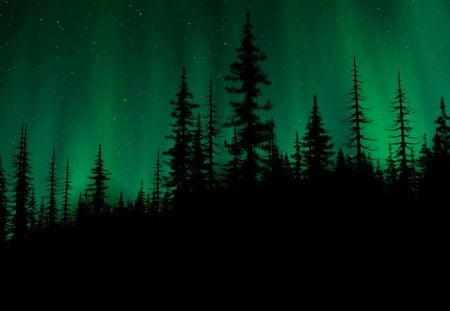
#> input picture dark.jpg, 450 x 311 px
$ python gray_hist.py
#> lines starting #> are read from the running program, lines starting #| are printed output that depends on the picture

import cv2
import matplotlib.pyplot as plt
import numpy


image1 = cv2.imread('dark.jpg')
#> image1 is the input picture: shape (311, 450, 3); mean B, G, R 23.1, 39.8, 2.4
image2 = cv2.imread('dc.jpg')
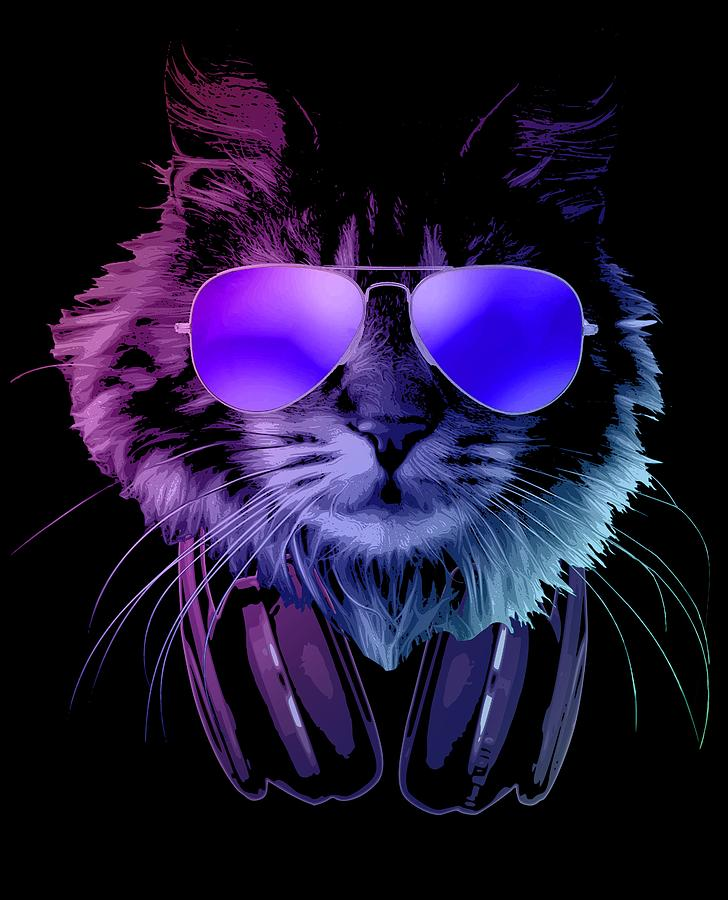
#> input picture dc.jpg, 728 x 900 px
#> image2 is the input picture: shape (900, 728, 3); mean B, G, R 50.3, 20.9, 29.8
image3 = cv2.imread('light.jpg')
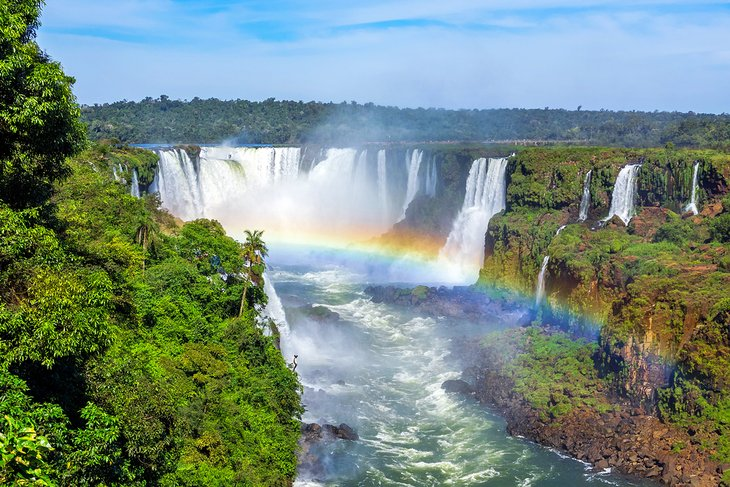
#> input picture light.jpg, 730 x 487 px
#> image3 is the input picture: shape (487, 730, 3); mean B, G, R 127, 137.5, 118.1

gray_image1 = cv2.cvtColor(image1, cv2.COLOR_BGR2GRAY)
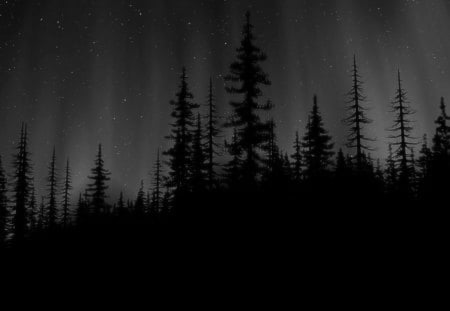
#> gray_image1: shape (311, 450); min 0, max 116, mean 26.7
gray_image2 = cv2.cvtColor(image2, cv2.COLOR_BGR2GRAY)
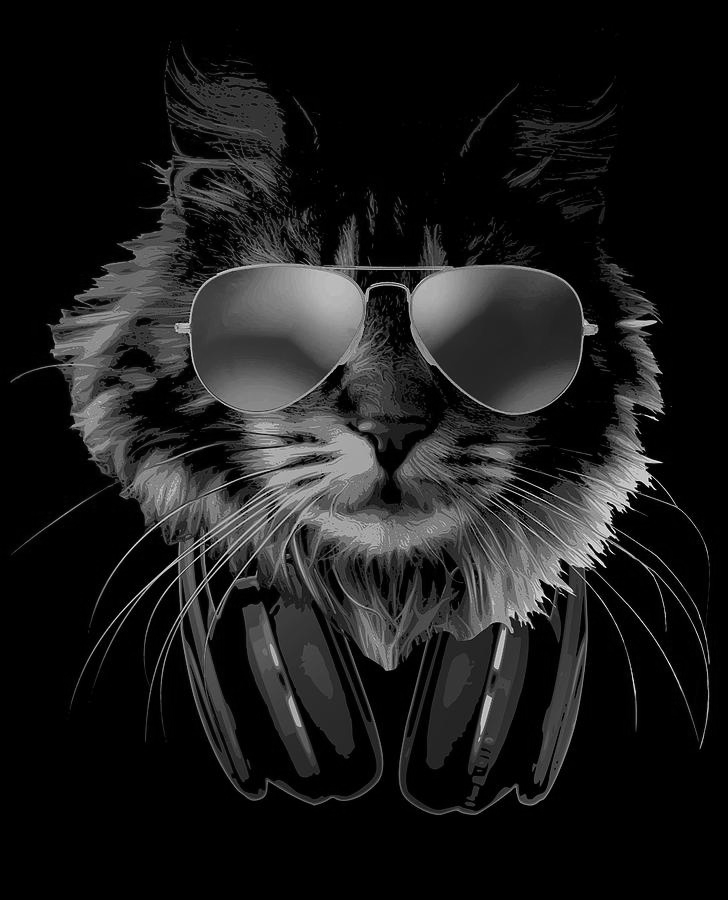
#> gray_image2: shape (900, 728); min 0, max 251, mean 26.9
gray_image3 = cv2.cvtColor(image3, cv2.COLOR_BGR2GRAY)
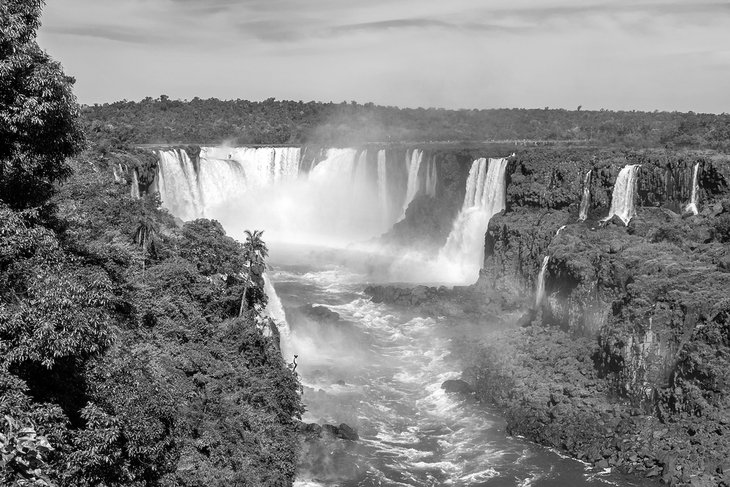
#> gray_image3: shape (487, 730); min 0, max 255, mean 130.5


cv2.imshow("dark",gray_image1)
cv2.imshow("mid",gray_image2)
cv2.imshow("light",gray_image3)
cv2.waitKey(0)
histogram1 = cv2.calcHist([gray_image1], [0], None, [256], [0, 256])
#> histogram1 = 256 values, max 49701 at index 0, min 0 at index 115, mean 546.7
histogram2= cv2.calcHist([gray_image2], [0], None, [256], [0, 256])
#> histogram2 = 256 values, max 328458 at index 0, min 0 at index 252, mean 2559.4
histogram3 = cv2.calcHist([gray_image3], [0], None, [256], [0, 256])
#> histogram3 = 256 values, max 4311 at index 202, min 101 at index 255, mean 1388.7

plt.plot(histogram1, color='k')
plt.show()
#> figure, not shown here; curve peaks at x = 0, y = 49701
plt.plot(histogram2, color='k')
plt.show()
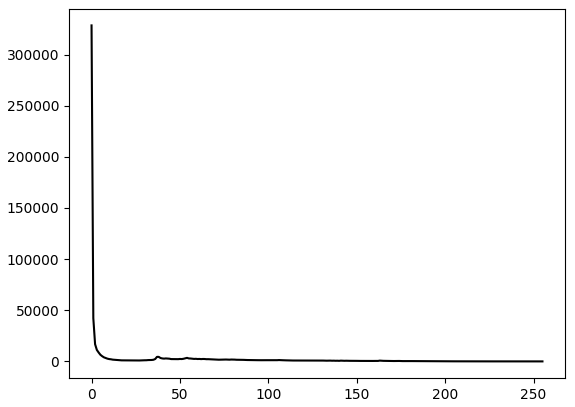
#> figure drawn by matplotlib, 1 panel; curve peaks at x = 0, y = 328458
plt.plot(histogram3, color='k')
plt.show()
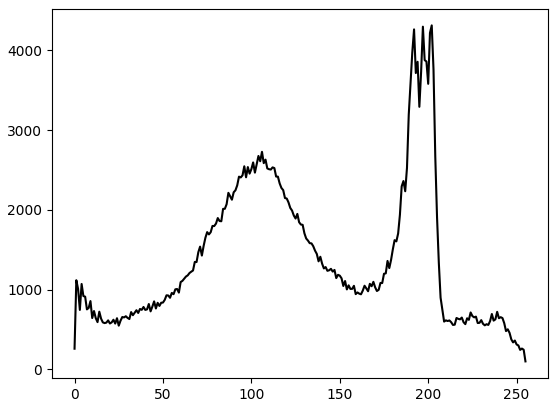
#> figure drawn by matplotlib, 1 panel; curve peaks at x = 202, y = 4311
